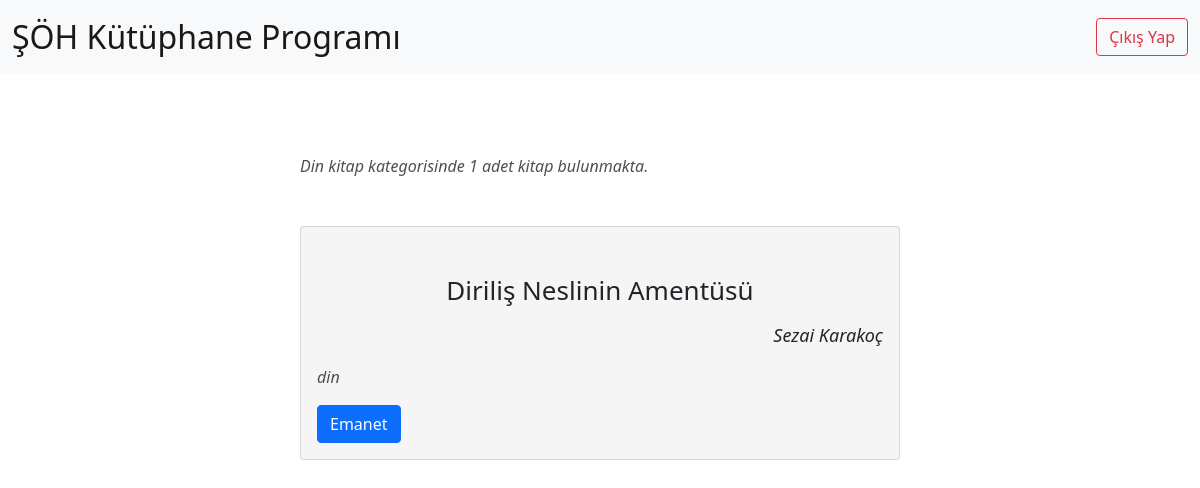
Screenshot of /book/category/din/ (signed in) with the database file from the repository.
### kitap/models.py (models this page shows, shortened)
class Book(models.Model):
  tags = [
    ("islami","İslami"),
    ("felsefe","Felsefe"),
    ("tarih","Tarih"),
    ("biyografi","Biyografi"),
    ("deneme","Deneme"),
    ("edebiyat", "Edebiyat"),
    ("yabancı dil", "Yabancı Dil"),
    ("fen bilimleri", "Fen bilimleri"),
    ("roman", "Roman"),
    ("din", "Din"),
  ]
  book_name = models.CharField(verbose_name="Kitabın Adı (Sorumlu kisi doldurmalı)", max_length=100, blank=False)
  book_writer = models.CharField(verbose_name="Kitabın Yazarı (Sorumlu kisi doldurmalı)", max_length=100, blank=False)
  book_date = models.DateField(verbose_name="Kitabın Yayınlanma Tarihi (Sorumlu kisi doldurmalı)", blank=True, null=True)
  book_tag = models.CharField(verbose_name="Kitabın Kategorisi (Sorumlu kişi doldurmalı", max_length=20, choices=tags, null=True, blank=True)
  alan_og = models.CharField(verbose_name="Kitabı Alan Ogrenci (Program Kendi dolduracak)", max_length=150, blank=True, null=True)
  alis_tar = models.DateField(verbose_name="Kitabın Verilme Tarihi (Program Kendi dolduracak)", blank=True, null=True)
  teslim_tar = models.DateField(verbose_name="Kitabın Teslim Tarihi (Program Kendi dolduracak)", blank=True, null=True)
  alan_ogrenciler_json = jsonfield.JSONField(verbose_name="Kitabı daha önce ödünç almış öğrenciler (Program Kendi dolduracak)", null=True, blank=True)

### kitap/views.py (the view)
# urls.py: path('category/<str:tag>/', views.book_category, name="category"),
def book_category(req, tag):
  if req.user.is_authenticated:
    books = Book.objects.filter(book_tag=tag)
    return render(req, "book_tag.html", context={"books": books, "tag": tag})

### templates/book_tag.html (shortened to what this page needs)
{% extends 'base.html' %}
{% block body %}
{% if books %}
<div id="books" style="margin-bottom: 10rem;">
  <p style="width: 50%; margin: 5rem auto 3rem auto; font-style: italic; opacity: 0.8;">{{ tag|lower|title }} kitap kategorisinde {{ books|length }} adet kitap bulunmakta.</p>
  {% for book in books %}
  <div class="card" style="width: 50%; margin: 2rem auto; background-color: #f5f5f5;">
      <div class="card-body">
        <h5 class="card-title" style="text-align: center; font-size: 26px; margin: 2rem 0 1rem 0;">{{ book.book_name|lower|title }}</h5>
        <p style="margin-bottom: 1rem;"><p class="card-text" style="text-align: right; font-size: 18px; font-style: italic;">{{ book.book_writer|lower|title }}</p>
        <p class="card-text" style="text-align: left; font-size: 16px; font-style: italic; opacity: 0.8;">{{ book.book_tag }}</p></p>
        {% if book.alan_og %}
          <a href="{% url 'book_info' id=book.id %}" type="submit" class="btn btn-success">Teslim<a/>
        {% else %}
          <a href="{% url 'book_info' id=book.id %}" type="submit" class="btn btn-primary">Emanet<a/>
        {% endif %}
      </div>
  </div>
  {% endfor %}
</div>
{% else %}
<div style="width: 60%; margin: 5rem auto; text-align: center; font-size: 20px;" class="alert alert-warning" role="alert">
  <b>{{ tag|lower|title }} kategorisinde hiç kitap bulunmuyor.</b>
</div>
{% endif %}
{% endblock body %}

### rows the page displays
Book: book_tag "Din", book_name "Diriliş Neslinin Amentüsü", book_writer "Sezai Karakoç", book_tag "din", shows "Emanet"

### other values shown
{{ books|length }} "1"
